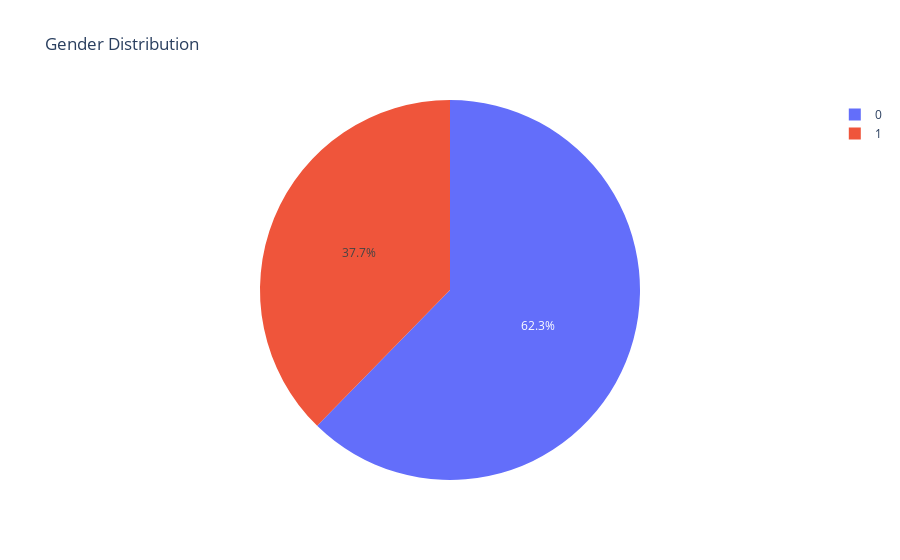

Notebook code cell kept with this figure:
### Code cell
fig = px.pie(titanic, names='sex', title='Gender Distribution')
fig.show()

### Figure 1 — Plotly figure (JSON) as saved in the notebook; plotly's stock layout.template omitted (floating-point values rounded to 4 significant figures; data arrays with more than 128 entries replaced by an {"elided": "..."} marker saying what was removed)
{"data": [{"domain": {"x": [0, 1], "y": [0, 1]}, "hovertemplate": "sex=%{label}<extra></extra>", "labels": {"elided": "775 int values"}, "legendgroup": "", "name": "", "showlegend": true, "type": "pie"}], "layout": {"legend": {"tracegroupgap": 0}, "title": {"text": "Gender Distribution"}}}
